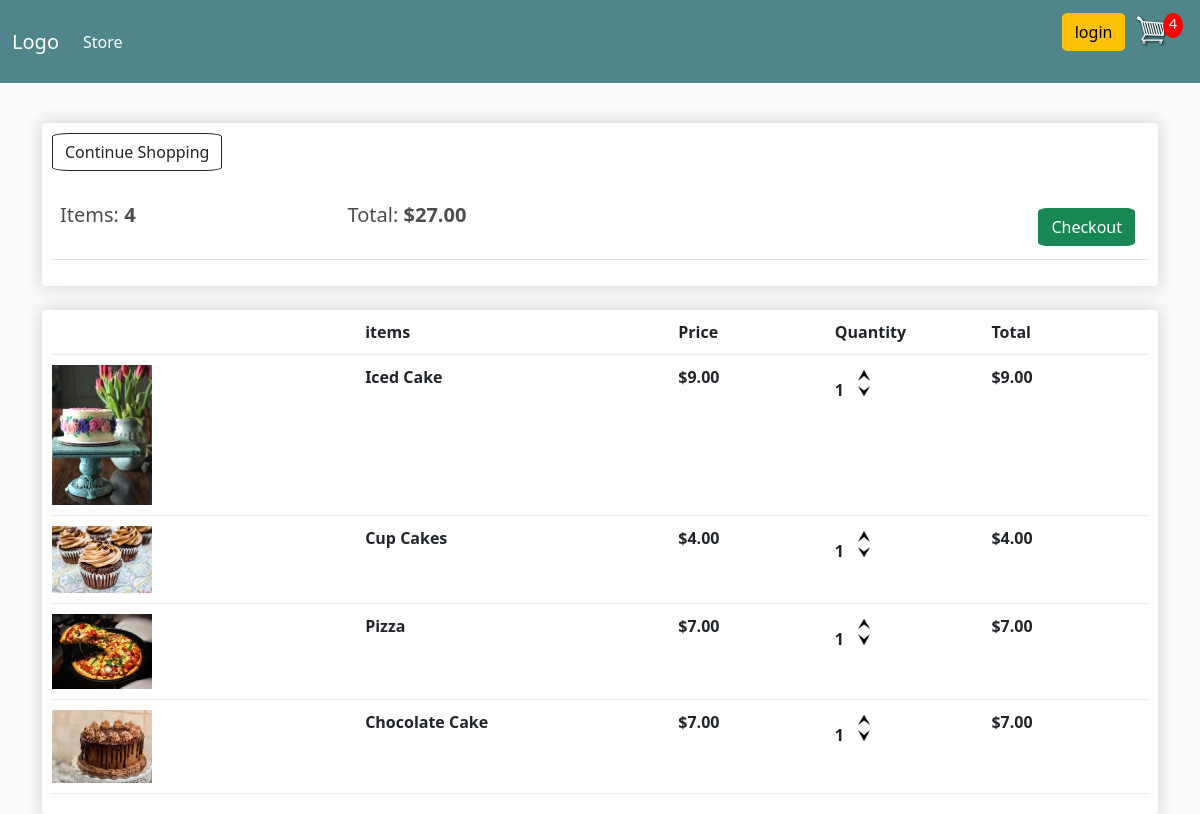
The app's page /cart/ (signed in) with its own data.
### store/models.py (models this page shows, shortened)
class Order(models.Model):
    customer = models.ForeignKey(
        Customer, on_delete=models.SET_NULL, blank=True, null=True)
    date_ordered = models.DateTimeField(auto_now_add=True)
    complete = models.BooleanField(default=False, blank=False, null=True)
    transaction_id = models.CharField(max_length=200, null=True)
    @property
    def get_cart_total(self):
        orderitems = self.orderitem_set.all()
        total = sum([item.get_total for item in orderitems])
        return total
    @property
    def get_cart_items(self):
        orderitems = self.orderitem_set.all()
        total = sum([item.quantity for item in orderitems])
        return total

class OrderItem(models.Model):
    product = models.ForeignKey(Product, on_delete=models.SET_NULL, null=True)
    order = models.ForeignKey(Order, on_delete=models.SET_NULL, null=True)
    quantity = models.IntegerField(default=0, blank=True, null=True)
    date_added = models.DateTimeField(auto_now_add=True)
    @property
    def get_total(self):
        total = self.product.price * self.quantity
        return total

class Product(models.Model):
    name = models.CharField(max_length=200, null=True)
    price = models.DecimalField(max_digits=5, decimal_places=2)
    digital = models.BooleanField(default=False, null=True, blank=False)
    image = models.ImageField(null=True, blank=True)
    @property
    def ImageURL(self):
        try:
            url = self.image.url
        except:
            url = ''
        return url

### store/views.py (the view)
# urls.py: path('cart/', views.cart, name="cart"),
def cart(request):
    data = cartData(request)
    cartItems = data['cartItems']
    order = data['order']
    items = data['items']
    context = {'items': items, 'order': order, 'cartItems': cartItems}
    return render(request, 'store/cart.html', context)

### store/util.py (called while the page is built)
def cartData(request):
    if request.user.is_authenticated:
        customer = request.user.customer
        order, created = Order.objects.get_or_create(
            customer=customer, complete=False)
        items = order.orderitem_set.all()
        cartItems = order.get_cart_items
    else:
        cookieData = cookieCart(request)
        cartItems = cookieData['cartItems']
        order = cookieData['order']
        items = cookieData['items']
    return{'cartItems': cartItems, 'order': order, 'items': items}

### store/templates/store/cart.html
{% extends 'store/main.html' %} {% load static %} {% block content %}
<div class="row">
    <div class="col-lg-12">
        <div class="box-element">
            <a href="{% url 'store' %}" class="btn btn-outline-dark">Continue Shopping</a>
            <br>
            <br>
            <table class="table">
                <tr>
                    <th>
                        <h5>Items: <strong>{{order.get_cart_items}}</strong></h5>
                    </th>
                    <th>
                        <h5>Total: <strong>${{order.get_cart_total|floatformat:2}}</strong></h5>
                    </th>
                    <th>
                        <a href="{% url 'checkout' %}" class="btn btn-success" style="float: right; margin: 5px;">Checkout</a>
                    </th>
                </tr>
            </table>
        </div>
        <br>
        <div class="box-element">
            <div class="cart-row">
                <div style="flex: 2;"></div>
                <div style="flex: 2;"><strong>items</strong></div>
                <div style="flex: 1;"><strong>Price</strong></div>
                <div style="flex: 1;"><strong>Quantity</strong></div>
                <div style="flex: 1;"><strong>Total</strong></div>
            </div>
            {% for item in items %}
            <div class="cart-row">
                <div style="flex: 2;"><img src="{{item.product.ImageURL}}" class="row-image"></div>
                <div style="flex: 2;"><strong>{{item.product.name}}</strong></div>
                <div style="flex: 1;"><strong>${{item.product.price|floatformat:2}}</strong></div>
                <div style="flex: 1;">
                    <p class="quantity">{{item.quantity}}</p>
                    <div class="quantity">
                        <img data-product={{item.product.id}} data-action="add" class="chng-quantity update-cart" src="{% static 'images/up.png' %}" alt="">
                        <img src="{% static 'images/down.png' %}" alt="" data-product={{item.product.id}} data-action="remove" class="chng-quantity update-cart">
                    </div>
                </div>
                <div style="flex: 1;"><strong>${{item.get_total}}</strong></div>
            </div>
            {%endfor%}
        </div>
    </div>
</div>
{% endblock content %}

### store/templates/store/main.html (shortened to what this page needs)
<!DOCTYPE html> {% load static %}
<html lang="en">
<head>
    <link href="https://cdn.jsdelivr.net/npm/bootstrap@5.0.0-beta1/dist/css/bootstrap.min.css" rel="stylesheet">
    <link rel="stylesheet" type="text/css" href="{% static 'css/main.css' %}">
</head>
<body>
    <nav class="navbar navbar-expand-lg navbar-dark bg-dark">
        <div class="container-fluid">
            <a class="navbar-brand" href="{% url 'store' %}">Logo</a>
            <div class="collapse navbar-collapse" id="navbarSupportedContent">
                <ul class="navbar-nav me-auto mb-2 mb-lg-0">
                    <li class="nav-item">
                        <a class="nav-link active" aria-current="page" href="{% url 'store' %}">Store</a>
                    </li>
                </ul>
                <div class="form-inline my-2 my-lg-0">
                    <ul>
                        <li>
                            <a href="#" class="btn btn-warning">login</a>
                        </li>
                        <li>
                            <a href="{% url 'cart' %}">
                                <img id="cart-icon" src="{% static 'images/cart.png' %}">
                            </a>
                        </li>
                        <li>
                            <p id="cart-total">{{cartItems}}</p>
                        </li>
                    </ul>
                </div>
            </div>
        </div>
    </nav>
    <div class="container">
        {% block content %} {% endblock content %}
    </div>
</body>
</html>

### static/css/main.css (style rules this page uses)
body { background-color: hsl(0, 0%, 98%); }
h1, h2, h3, h4, h5, h6 { color: hsl(0, 0%, 30%); }
.navbar { margin-bottom: 30px; }
.box-element { box-shadow: hsl(0, 0%, 80%) 0 0 16px; background-color: #fff; border-radius: 4px; padding: 10px; }
.bg-dark { background-color: #4f868c!important; }
.form-inline ul { display: flex; list-style: none; }
.form-inline ul li { margin: 5px; }
#cart-icon { width: 2.1rem; display: inline-block; }
#cart-total { display: block; text-align: center; color: #fff; background-color: red; width: 20px; height: 25px; border-radius: 50%; font-size: 14px; margin-left: -1rem; }
.col-lg-4, .col-lg-6, .col-lg-8, .col-lg-12 { margin-top: 10px; }
.btn { border-radius: 10%; }
.row-image { width: 100px; }
.cart-row { display: flex; align-items: flex-stretch; padding-bottom: 10px; margin-bottom: 10px; border-bottom: 1px solid #ececec; }
.quantity { display: inline-block; font-weight: 700; padding-right: 10px; }
.chng-quantity { width: 12px; cursor: pointer; display: block; margin-top: 5px; transition: .1s; }

### records on screen
Order: get_cart_items "4", get_cart_total "27.00"
OrderItem: product.ImageURL (picture), product.name "Iced Cake", product.price "9.00", quantity "1", get_total "9.00"
OrderItem: product.ImageURL (picture), product.name "Cup Cakes", product.price "4.00", quantity "1", get_total "4.00"
OrderItem: product.ImageURL (picture), product.name "Pizza", product.price "7.00", quantity "1", get_total "7.00"
OrderItem: product.ImageURL (picture), product.name "Chocolate Cake", product.price "7.00", quantity "1", get_total "7.00"

### other values on screen
{{ cartItems }} "4"
